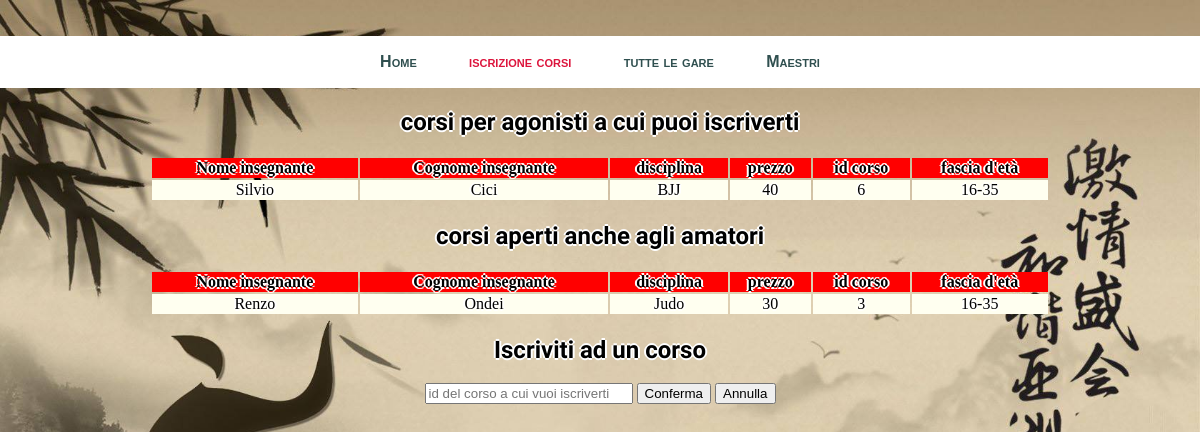
The page /iscriviti_corso.php (signed in) on the database its author committed.
### tables this page shows
CREATE TABLE IF NOT EXISTS Corsi(
Insegnante character(16),
Disciplina character(20) NOT NULL,
Prezzo INTEGER,
id_corso integer AUTO_INCREMENT primary key,
fascia_eta character(20) NOT NULL,
agonistico BOOLEAN NOT NULL,
FOREIGN KEY (Insegnante) references Maestri(codfiscale) ON UPDATE CASCADE ON DELETE SET NULL,
FOREIGN KEY (Disciplina) references Discipline(Nome) ON UPDATE CASCADE ON DELETE CASCADE);

CREATE TABLE IF NOT EXISTS Maestri(
Nome character(20) NOT NULL,
Cognome character(20) NOT NULL,
DataNascita date NOT NULL,
NumTel character(15),
codfiscale character (16) primary key,
FOREIGN KEY (codfiscale) REFERENCES utenti(codicefiscale) ON DELETE CASCADE ON UPDATE CASCADE);

### tabelle.php (the view)
<?php
function table_start($row) {
echo "<table class='tabelle'>";
echo "<tr>";
foreach ($row as $field)
echo "<th>$field</th>";
echo "</tr>";
};
function table_row($row) {
echo "<tr>";
foreach ($row as $field)
if ($field)
	echo "<td>$field</td>";
 else
	echo "<td>-</td>"; echo "</tr>";};
function table_end() {
echo "</table>";};
?>

### iscriviti_corso.php (shortened to what this page needs)
<!DOCTYPE html PUBLIC "-//W3C//DTD XHTML 1.0 Strict//EN" "http://www.w3.org/TR/xhtml1/DTD/xhtml1-strict.dtd">
<html xmlns="http://www.w3.org/1999/xhtml" xml:lang="it" lang="it">
    <head>
        <link href="Main.css" rel="stylesheet" type="text/css"/>
    </head>
    <body></br></br>
        <div class="menu">
            <ul class="lista-menu">
                <li><a href="Home.php">Home</a></li>
                <li>iscrizione corsi</li>
                <li><a href="tutte_le_gare.php">tutte le gare</a></li>
                <li><a href="i_maestri.php">Maestri</a></li>
            </ul>
        </div>
        <div id="lista_corsi">
            <?php
            require "tabelle.php";
            $allievo = $_SESSION['codice_fiscale'];
            $sql = "SELECT disciplina FROM palestra.agonisti WHERE Allievo='$allievo'";
            $result = mysql_query($sql);
            $count = mysql_num_rows($result);
            if ($count >= 1) {
                $select = "SELECT nome,cognome,disciplina,prezzo,id_corso,fascia_eta from corsi left join maestri on insegnante=codfiscale where agonistico='1' and fascia_eta=fasciaanni('$allievo') and id_corso not in (select corso from palestra.iscrizione where allievo='$allievo') and (";
                while ($row = mysql_fetch_array($result)) {
                    $select = $select . "disciplina='$row[0]' or ";
                }
                $select = $select . "false)";
                $result = mysql_query($select);
                $count = mysql_num_rows($result);
                if ($count >= 1) {
                    echo '<h2>corsi per agonisti a cui puoi iscriverti</h2>';
                    table_start(array("Nome insegnante", "Cognome insegnante", "disciplina", "prezzo", "id corso", "fascia d'et&agrave"));
                    while ($row = mysql_fetch_row($result))
                        table_row($row);
                    table_end();
                } else {
                    echo '<h3>nessun corso per agonisti a cui puoi iscriverti</h3>';
                }
            }
            $query = "SELECT nome,cognome,disciplina,prezzo,id_corso,fascia_eta from corsi left join maestri on insegnante=codfiscale where agonistico='0' and fascia_eta=fasciaanni('$allievo') and id_corso not in (select corso from palestra.iscrizione where allievo='$allievo')";
            $result = mysql_query($query);
            $count = mysql_num_rows($result);
            if ($count >= 1) {
                echo '<h2>corsi aperti anche agli amatori</h2>';
                while ($row = mysql_fetch_row($result))
                    table_row($row);
            } else {
                echo '<h3>nessun corso per amatori a cui puoi iscriverti</h3>';
            }
            ?>
        </div>
        <div id="iscrizione corso" >
            <h2>Iscriviti ad un corso</h2>
            <form method="post"  action="actioncorso.php" id="fg">
                <input type="text" id="nome" name="idcorso" placeholder="id del corso a cui vuoi iscriverti" required style="width:15em" />
                <input type="submit"  name="conferma" value="Conferma" />
                <input type="button"  name="annulla" value="Annulla" onclick="location.href = 'Home.php'" />
            </form>
        </div>
    </body>
</html>

### Main.css (style rules this page uses)
.menu { background-color: white; border: thin solid white; clear:both; padding-left: 0; padding-right: 0; }
ul { text-align:center; list-style: none; margin: 1em 0; padding: 0; font-family: Helvetica,sans-serif; }
li { margin: 0; padding: 0 2%; display: inline; height: 0; font-weight: bold; font-variant: small-caps; color:crimson; }
a:link { margin: 0; padding: 0; color:darkslategrey; background: transparent; text-decoration: none; ; }
body { margin: 0px; background-image:url(bg.jpg); background-repeat: no-repeat; background-size:cover; text-align:center; background-color:burlywood ; }
h2 { font-family: 'Shojumaru'; color: black; text-shadow: -2px 0 white, 0 2px white, 2px 0 white, 0 -2px white; text-align: center; }
.tabelle { width:75%; text-shadow: -2px 0 white, 0 2px white, 2px 0 white, 0 -2px white; text-align: center; margin: auto; }
.tabelle th { background-color:red; }
.tabelle td { background-color:ivory; }

### rows shown on the page
corsi: Insegnante.Nome "Silvio", Insegnante.Cognome "Cici", Disciplina "BJJ", Prezzo "40", id_corso "6", fascia_eta "16-35"
corsi: Insegnante.Nome "Renzo", Insegnante.Cognome "Ondei", Disciplina "Judo", Prezzo "30", id_corso "3", fascia_eta "16-35"

### other values the page prints
$field "Nome insegnante"
$field "Cognome insegnante"
$field "disciplina"
$field "prezzo"
$field "id corso"
$field "fascia d'età"
